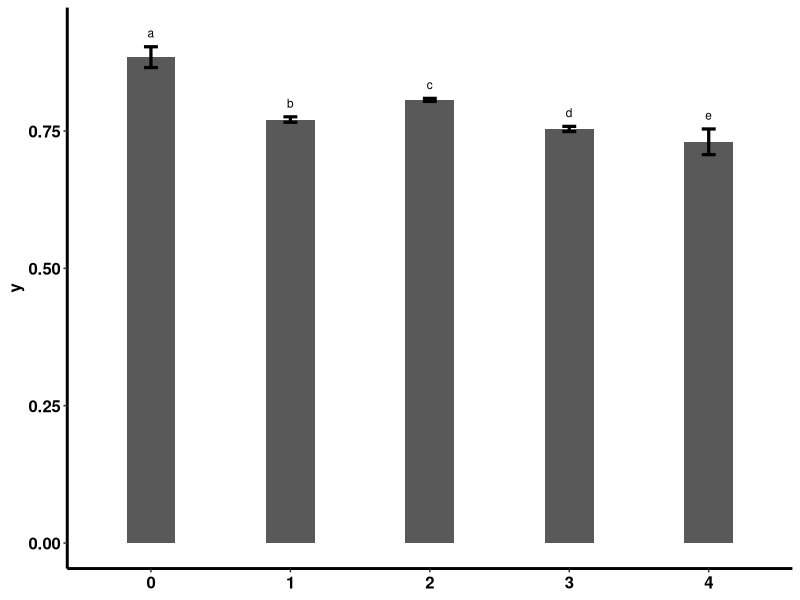
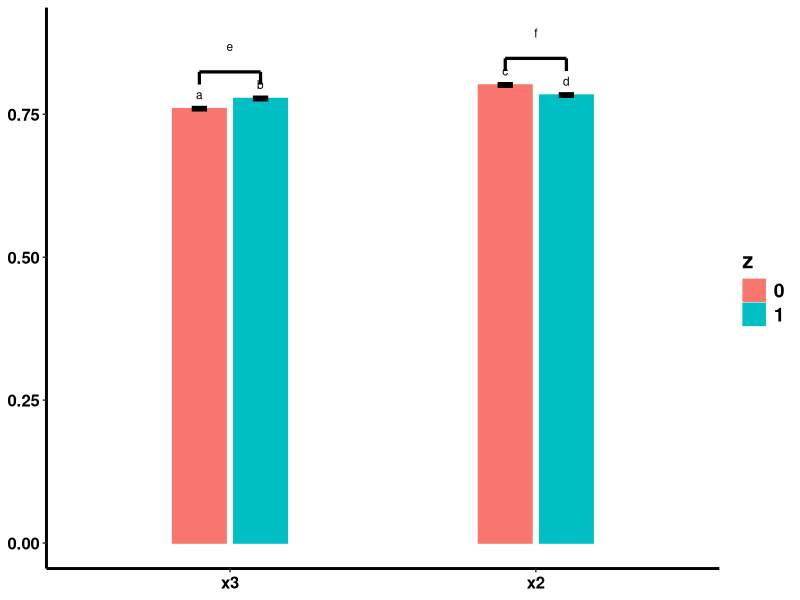
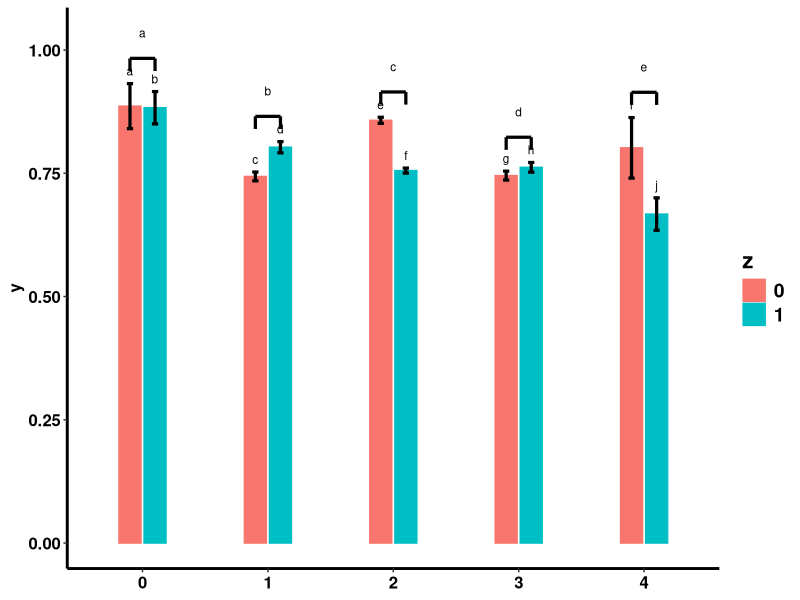

These figures' R source, in order: (Note: this script raises an error after producing the figures.)
# source("https://raw.githubusercontent.com/ahadalizadeh/utility_fun/master/bar.chart.R")

bar.chart <-
  function(data = NULL,
           x = NULL,
           y= NULL,
           z = NULL,
           x.lab = NULL,
           x.main.lab = NULL,
           y.lab = NULL,
           z.lab  = NULL,
           alpha = 0.05,
           transformation = function(b) return(b),
           type = c("mean.ci", "median.quan","mean.sd")[1],
           p.label = NULL, # p value labels
           p.algorithm.labels = NULL , # type 2 of p value labels based on letters
           adjust = NULL ,
           colorful = TRUE,
           main.title = NULL,
           distance = NULL,
           font=0,
           ANOVA_table = NULL,
           report.p.algorithm.labeling.for.ANOVA_table = TRUE
           ) {
    
 ##############################for  ANOVA_table##################
   
    if(!is.null(ANOVA_table)){
      if(class(ANOVA_table)[1]!="ANOVA_table")
        stop("The class of ANOVA_table is not correct!")
        
    x  = ANOVA_table$group
    y =  ANOVA_table$deps.quantitative
    data = ANOVA_table$data
    z    = NULL
    if(report.p.algorithm.labeling.for.ANOVA_table)
       p.algorithm.labels = D$.__enclos_env__$private$result.for.plot$label

    
    }
    
###########################    
    
    
    
    
    label <-  p.label
    
    if(!is.null(y)){
      if (length(x) != 1)
        stop("x can be only one factor(for other type, remove y 
             and enter the vector of quantitative varibles by x.)") 
      temp.w =  na.omit(data[,c(x,y,z)])
      if (!is.factor(temp.w[[x]]))
        stop("x must be factor")
      
      temp.w.name =  names(temp.w)
      
      
      if(!is.null(z)){
      names(temp.w) = c("variable", "value", "z.lab")
      } else {
      names(temp.w) = c("variable", "value")
     }
      
      x.name = temp.w.name[1] 
      y.name = temp.w.name[2] 
      z.name = temp.w.name[3] 
      if (is.null(x.lab))
        x.lab = x.name
      if (is.null(z.lab) & !is.null(z))
        z.lab = z.name 
      if (is.null(y.lab))
        y.lab = y.name
      data.melt = temp.w
    }  
    
    if (!type %in%  c("mean.ci", "median.quan", "mean.sd"))
      stop("Type must be  c(\"mean.ci\", \"median.quan\",\"mean.sd\")")
    
    if (length(z)  > 1)
      stop("The length of z must be zero or one.")
    
    if(!is.null(z))
      if (!is.factor(data[[z]]))
        stop("z must be factor")
    
    if (is.null(label))
      label = rep(c(""), length(x.name))
    
    if(is.null(y) & !is.null(z)){
      x.name <- as.character(substitute(x))[-1]
      z.name <- as.character(substitute(z))
      data <- data[, c(x.name, z.name)]
      if (is.null(x.lab))
        x.lab = x.name
      if (is.null(z.lab))
        z.lab = z.name
      
      names(data) <- c(x.lab, z.lab)
      x.name = x.lab
      z.name = z.lab
      data.melt <- reshape2::melt(data = data,
                                  id.vars =  z.name,
                                  measure.vars = x.name)
      names(data.melt)[1] <- "z.lab"
      
    }
    
    data.melt$value =  transformation(data.melt$value)
    
    
    
    data.melt <- na.omit(data.melt)
    require(dplyr)
    
    if (type == "mean.ci")
    {
      if(is.null(z.lab)) 
        summray_data <-  data.melt  %>% group_by(variable) %>%
          summarise(
            ymax = mean(value, na.rm = TRUE) + (qnorm(1 - (alpha / 2)) * sd(value, na.rm = TRUE)) / length(na.omit(value)),
            ymin = mean(value, na.rm = TRUE) - (qnorm(1 - (alpha / 2)) * sd(value, na.rm = TRUE)) / length(na.omit(value)),
            y = mean(value, na.rm = TRUE),
            max = max(value, na.rm = TRUE), .groups = 'drop'
          )
      if(!is.null(z.lab)) 
        summray_data <-  data.melt  %>% group_by(variable, z.lab) %>%
          summarise(
            ymax = mean(value, na.rm = TRUE) + (qnorm(1 - (alpha / 2)) * sd(value, na.rm = TRUE)) / length(na.omit(value)),
            ymin = mean(value, na.rm = TRUE) - (qnorm(1 - (alpha / 2)) * sd(value, na.rm = TRUE)) / length(na.omit(value)),
            y = mean(value, na.rm = TRUE),
            max = max(value, na.rm = TRUE), .groups = 'drop'
          )
      
    }
    
    
    if (type == "mean.sd"){
      if(is.null(z.lab)) 
        summray_data <-  data.melt  %>% group_by(variable) %>%
          summarise(
            ymax = mean(value, na.rm = TRUE) +   sd(value, na.rm = TRUE),
            ymin = mean(value, na.rm = TRUE) -   sd(value, na.rm = TRUE),
            y = mean(value, na.rm = TRUE),
            max = max(value, na.rm = TRUE), .groups = 'drop'
          )
      
      if(!is.null(z.lab)) 
        summray_data <-  data.melt  %>% group_by(variable, z.lab) %>%
          summarise(
            ymax = mean(value, na.rm = TRUE) +   sd(value, na.rm = TRUE),
            ymin = mean(value, na.rm = TRUE) -   sd(value, na.rm = TRUE),
            y = mean(value, na.rm = TRUE),
            max = max(value, na.rm = TRUE), .groups = 'drop'
          )
    }
    
    if (type == "median.quan"){
      if(is.null(z.lab)) 
        summray_data <-  data.melt  %>% group_by(variable) %>%
          summarise(
            ymax = quantile(value, probs = 0.75, na.rm = TRUE),
            ymin = quantile(value, probs = 0.25, na.rm = TRUE),
            y = median(value, na.rm = TRUE),
            max = max(value, na.rm = TRUE), .groups = 'drop'
          )
      if(!is.null(z.lab)) 
        summray_data <-  data.melt  %>% group_by(variable, z.lab) %>%
          summarise(
            ymax = quantile(value, probs = 0.75, na.rm = TRUE),
            ymin = quantile(value, probs = 0.25, na.rm = TRUE),
            y = median(value, na.rm = TRUE),
            max = max(value, na.rm = TRUE), .groups = 'drop'
          )
    }
    
    
    
    
    m <-  summray_data  %>% group_by(variable) %>%
      summarise(max = max(ymax, na.rm = TRUE), .groups = 'drop')
    height <- m$max
    if(is.null(z))
      height <- max(height )
    if(!is.null(z)){
      data.melt$z.lab <- as.factor(data.melt$z.lab)
      summray_data$z.lab <- as.factor(summray_data$z.lab)
    }
    
    require(ggplot2)
    require(grid)
    # if(is.null(z.lab))
  
    
    
    if(!is.null(z.lab)){

    p = ggplot() +
      # geom_point(
      #   mapping = aes(
      #     x = variable,
      #     y = value,
      #     shape = as.factor(z.lab),
      #     color = as.factor(z.lab),
      #     fill = as.factor(z.lab)
      #   ),
      #   data = data.melt,
      #   position = position_jitterdodge(),
      #   na.rm = TRUE,
    #   size = 2.5,
    #   alpha = 1
    # ) +
    stat_summary( geom = "bar", fun  = "mean",
                  mapping = aes(
                    x = variable,
                    y = value,
                    color =  z.lab,  
                    fill =  z.lab 
                  ),
                  data = data.melt,
                  position = position_dodge(width = .4),
                  na.rm = TRUE,
                  width = 0.35,  
                  alpha = 1)+
      
      # geom_bar(
      #     mapping = aes(
      #       x = variable,
      #       y = value,
      #       shape = as.factor(z.lab),
      #       color = as.factor(z.lab),
      #       fill = as.factor(z.lab)
      #     ),
      #     data = data.melt,
      #     position = position_dodge(width = .75),
    #     na.rm = TRUE,
    #     # size = 2.5,
    #     alpha = 1
    #   )+
    geom_errorbar(
      data = summray_data,
      mapping = aes(
        ymax = ymax,
        ymin = ymin,
        width = 0.1,
        
        y = y,
        x = variable,
        linetype = z.lab ,
      ),
      size = 1.1,
      show.legend = FALSE,
      # color = "black",
      position = position_dodge(  width = .4 )
    ) +
      # geom_errorbar(
      #   data = summray_data,
      #   mapping = aes(
      #     ymax = y,
      #     ymin = y,
      #     width = 0.2,
      #     y = y,
      #     x = variable,
      #     linetype = as.factor(z.lab) ,
      #     
      #   ),
    #   size = 1.1,
    #   show.legend = FALSE,
    #   position = position_dodge(width = .75),
    #   # color = "black"
    # ) +
    
    theme_classic() +
      theme(
        panel.background = element_blank() ,
        panel.grid = element_blank(),
        axis.line = element_line(size = 1),
        axis.text = element_text(
          size = 12 + font,
          face = "bold",
          color = "black"
        ),
        axis.title  = element_text(
          size = 12 + font,
          face = "bold",
          color = "black"
        ),
        legend.text = element_text(
          size = 14 + font,
          face = "bold",
          color = "black"
        ),
        legend.title = element_text(
          size = 16 + font,
          face = "bold",
          color = "black"
        ),
        plot.title = element_text(
          size = 16 + font,
          face = "bold",
          color = "black"
        )
        
        
      )  +
      labs(
        x =  x.main.lab ,
        y = y.lab,
        color = z.lab,
        fill = z.lab,
        shape = z.lab,
        title =  main.title
      ) +
      scale_y_continuous(#expand = c(0.0, 0.5),
        # breaks = round(seq(
        #     min(data.melt[["value"]], na.rm = TRUE),
        #     max(data.melt[["value"]], na.rm = TRUE),
        #   length.out = 5
        # ) - .009, 2)
      ) +
      scale_linetype_manual(values = rep(1, 8)) +
      guides(color = guide_legend(override.aes = list(size = 5)))
      
    
    
    if (!isTRUE(colorful))
      p =  p +
      scale_colour_grey(start = 0.3 , end = 0.7) +
      scale_fill_grey(start = 0.3 , end = 0.7)
    
    
    
    base.of.y = ggplot_build(p)$layout$panel_params[[1]]$y.range
    if (is.null(adjust))
      adjust = (abs(base.of.y[2]) + abs(base.of.y[1])) / 40
    
    if (is.null(distance))
      distance = (abs(base.of.y[2]) + abs(base.of.y[1])) / 40
    
    xx <- ggplot_build(p)$data[[2]]$x
    xstart = xx [(1:length(xx)) %% 2 == 0]
    xend = xx [(1:length(xx)) %% 2 != 0]
    
    d1 = cbind(xstart,
               xend,
               ystart = c(height + adjust + distance),
               yend = c(height + adjust + distance))   %>% as.data.frame()
    d2 = cbind(xstart,
               xend,
               ystart = c(height + distance),
               yend = c(height + adjust + distance))   %>% as.data.frame()
  
    }    
      
  #########################  
    
    
    
    
    if(is.null(z.lab)){
      p<<- ggplot() +
        stat_summary( geom = "bar", fun  = "mean",
                      mapping = aes(
                        x = variable,
                        y = value,
                        # color =  z.lab,  
                        # fill =  z.lab 
                      ),
                      data = data.melt,
                      position = position_dodge(width = .4),
                      na.rm = TRUE,
                      width = 0.35,  
                      alpha = 1)+
        
        geom_errorbar(
          data = summray_data,
          mapping = aes(
            ymax = ymax,
            ymin = ymin,
            width = 0.1,
            
            y = y,
            x = variable,
            # linetype = z.lab ,
          ),
          size = 1.1,
          show.legend = FALSE,
          # color = "black",
          position = position_dodge(  width = .4 )
        ) +
        
        theme_classic() +
        theme(
          panel.background = element_blank() ,
          panel.grid = element_blank(),
          axis.line = element_line(size = 1),
          axis.text = element_text(
            size = 12 + font,
            face = "bold",
            color = "black"
          ),
          axis.title  = element_text(
            size = 12 + font,
            face = "bold",
            color = "black"
          ),
          legend.text = element_text(
            size = 14 + font,
            face = "bold",
            color = "black"
          ),
          legend.title = element_text(
            size = 16 + font,
            face = "bold",
            color = "black"
          ),
          plot.title = element_text(
            size = 16 + font,
            face = "bold",
            color = "black"
          )
          
          
        )  +
        labs(
          x =  x.main.lab ,
          y = y.lab,
          # color = z.lab,
          # fill = z.lab,
          # shape = z.lab,
          title =  main.title
        ) +
        scale_y_continuous(#expand = c(0.0, 0.5),
        ) +
        scale_linetype_manual(values = rep(1, 8)) +
        guides(color = guide_legend(override.aes = list(size = 5)))
  
      
      
      if (!isTRUE(colorful))
        p =  p +
          scale_colour_grey(start = 0.3 , end = 0.7) +
          scale_fill_grey(start = 0.3 , end = 0.7)
      
      
      
      base.of.y = ggplot_build(p)$layout$panel_params[[1]]$y.range
      if (is.null(adjust))
        adjust = (abs(base.of.y[2]) + abs(base.of.y[1])) / 40
      
      if (is.null(distance))
        distance = (abs(base.of.y[2]) + abs(base.of.y[1])) / 40
      
      xx <- ggplot_build(p)$data[[2]]$x  
      
      
      
        } 
    

    ########################################
    
  if(!is.null(p.algorithm.labels)){
    if(length(p.algorithm.labels) != dim(summray_data)[1])
       stop(paste0("The length of p.algorithm.labels is not equall to ", dim(summray_data)[1]))
    summray_data$xx  = xx  
    summray_data$p.algorithm.labels  = p.algorithm.labels  
    summray_data <<- summray_data
 
  p = p + geom_text(
      data = summray_data,
      mapping = aes(
        x = xx,
        y =  ymax + 1 * adjust   ,
        label = p.algorithm.labels 
      ),
      show.legend = FALSE ,
      color = "black",
      size =3 + font
    )   
    
    
  }   
    
    
    
    
    
    
 ######################   
    
    
    
    if(!is.null(p.label)) 
      if(!is.null(z)) {
        
      
      if(length(p.label) != dim(d1)[1])
        stop(paste0("The length of p.label is not equall to ", dim(d1)[1]))
    
      p=  p +
        geom_segment(
          data = d1,
          mapping = aes(
            x = xstart,
            xend = xend,
            y = ystart,
            yend = yend
          ),
          show.legend = FALSE,
          size = 1.1,
          color = "black"
        ) +
        geom_segment(
          data = d2,
          mapping = aes(
            x = xstart,
            xend = xstart,
            y = ystart,
            yend = yend
          ),
          show.legend = FALSE,
          size = 1.1,
          color = "black"
        ) +
        geom_segment(
          data = d2,
          mapping = aes(
            x = xend,
            xend = xend,
            y = ystart,
            yend = yend
          ),
          show.legend = FALSE,
          size = 1.1,
          color = "black"
        ) +
        geom_text(
          data = d1,
          mapping = aes(
            x = (xstart + xend) / 2,
            y = height + 3 * adjust + distance ,
            label = label
          ),
          show.legend = FALSE ,
          color = "black",
          size =3 + font
        )
    }
    p$result <- summray_data
    p
  }
# v1$Group = factor(v1$Group, levels=c(0,1), 
#                   labels = c("Control", "Patient") )
# 
# v1$rs132.Cat = factor(v1$rs132.Cat, levels=c(0,1), 
#                  labels = c("TT", "CT+CC") )
#   
# ( gg= bar.chart (
#     v1,
#     x = c("HOMAIR", "HOMABCF"),
#     x.lab = c("nonHDL-C/HDL-C", "nonHDL-C/PON1"),
#     z = "Group",
#     log.transformation = FALSE,
#     type = "mean.ci",
#     y.lab = "log(Values) \n[Error bars: Median and IQR]",
#     p.label =NULL, #c("P=0.221", "P<0.001"),
#       colorful = FALSE,
#     z.lab  = "  ",
#     main.title = "A)",
#     font = -2,
#      # adjust = 2,
#       # distance = 14,
#   ))
# ggsave("g.jpg",gg, height = 3,width = 5) 
# 
# ( gg= bar.chart (
#   data = v1,
#   x = "rs132.Cat" ,
#   x.main.lab = "rs13266634",
#   y = "HOMAIR",
#   x.lab = c("TT", "CT+CC"),
#   z = "Group",
#   log.transformation = FALSE,
#   type = "median.quan",
#   y.lab = "HOMA-IR \n[Error bars: 95% CI]",
#   p.label = c("P=0.221", "P<0.001"),
#   colorful = FALSE,
#   z.lab  = "  ",
#   main.title = "A)",
#   font = 2,
#   # adjust = 2,
#   # distance = 14,
# )
# )
########################################Example##############################

data = data.frame(
    x= factor(rbinom(1000,4,0.5)),
    y= abs(rnorm(1000)) ,
    x3= abs(rnorm(1000)) ,
    x2= abs(rnorm(1000)) ,
    z= factor(rbinom(1000,1,0.5)),
    z1= factor(0))

####################### for one x (factor) and one y(quantitative)
bar.chart  (data,
           x =  c("x"),
           y=  "y",
           z = NULL,
           x.lab = NULL,
           x.main.lab = NULL,
           y.lab = NULL,
           z.lab  = NULL,
           alpha = 0.05,
           # transformation = FALSE,
           type = c("mean.ci", "median.quan","mean.sd")[1],
           p.label = letters[1:5], # p value labels
             p.algorithm.labels = letters[1:5] , # type 2 of p value labels based on letters
           adjust = NULL ,
           colorful = TRUE,
           main.title = NULL,
           distance = NULL,
           font=0)
  
####################### for multiple x (quantitative) as y and z as factor
bar.chart  (data,
            x =  c("x3", "x2"),
            y=  NULL,
            z = "z",
            x.lab = NULL,
            x.main.lab = NULL,
            y.lab = NULL,
            z.lab  = NULL,
            alpha = 0.05,
            # transformation = FALSE,
            type = c("mean.ci", "median.quan","mean.sd")[1],
            p.label = letters[5:6], # p value labels
            p.algorithm.labels = letters[1:4] , # type 2 of p value labels based on letters
            adjust = NULL ,
            colorful = TRUE,
            main.title = NULL,
            distance = NULL,
            font=0)


####################### for one x (factor), one y (quantitative) and  z as factor
bar.chart  (data,
            x =  "x",
            y=  "y",
            z = "z",
            x.lab = NULL,
            x.main.lab = NULL,
            y.lab = NULL,
            z.lab  = NULL,
            alpha = 0.05,
            # transformation = FALSE,
            type = c("mean.ci", "median.quan","mean.sd")[1],
            p.label = letters[1:5], # p value labels
            p.algorithm.labels = letters[1:10] , # type 2 of p value labels based on letters
            adjust = NULL ,
            colorful = TRUE,
            main.title = NULL,
            distance = NULL,
            font=0)






################################## for ANOVA_table

bar.chart  (
  # data,
  # x =  c("x"),
  # y=  "y",
  # z = NULL,
  x.lab = NULL,
  x.main.lab = NULL,
  y.lab = NULL,
  z.lab  = NULL,
  alpha = 0.05,
  # transformation = FALSE,
  type = c("mean.ci", "median.quan","mean.sd")[2],
  p.label = NULL,   #letters[1:5], # p value labels
  p.algorithm.labels = NULL,  #letters[1:5] , # type 2 of p value labels based on letters
  adjust = NULL ,
  colorful = TRUE,
  main.title = NULL,
  distance = NULL,
  font=0,
  ANOVA_table = D,
  report.p.algorithm.labeling.for.ANOVA_table = TRUE
)
